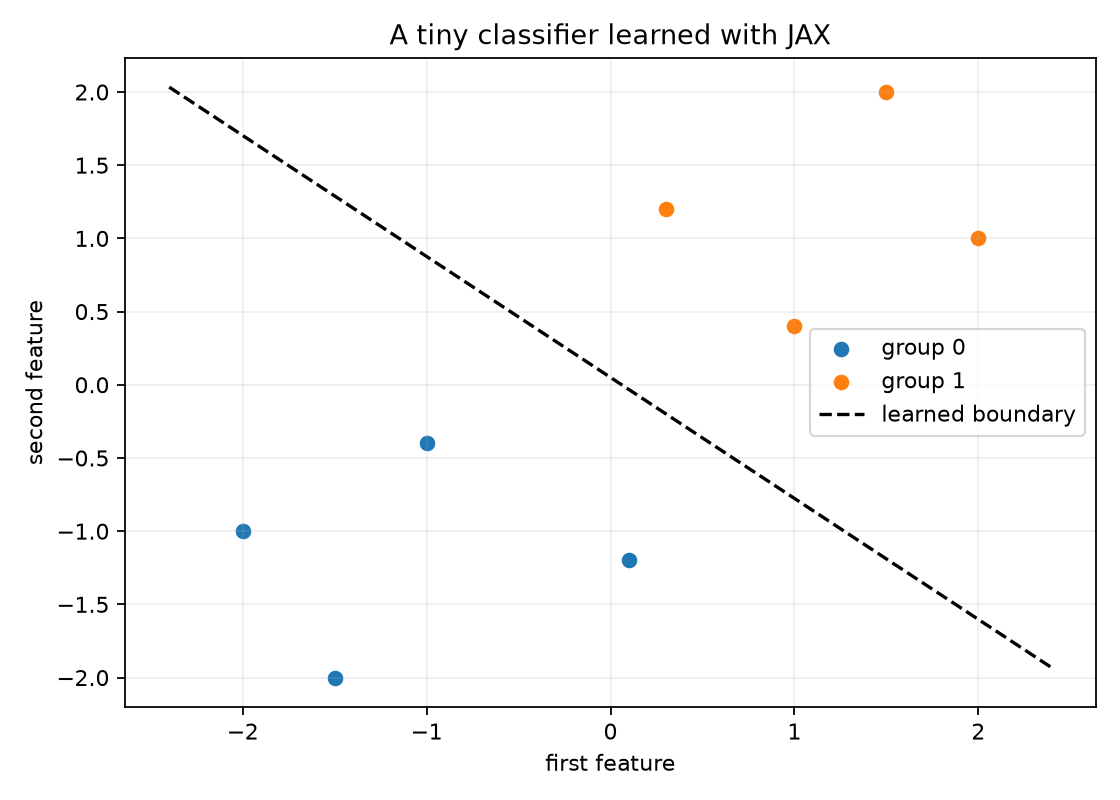

Recreate this plot in Python.
"""A small binary classifier trained with JAX gradients."""

import jax
import jax.numpy as jnp


def predict_probabilities(params, x):
    scores = x @ params[:2] + params[2]
    return jax.nn.sigmoid(scores)


def logistic_loss(params, x, y):
    scores = x @ params[:2] + params[2]
    # This version also behaves nicely when a score gets quite large.
    return jnp.mean(jnp.logaddexp(0.0, scores) - y * scores)


def check_data(x, y):
    x = jnp.asarray(x, dtype=float)
    y = jnp.asarray(y, dtype=float)

    if x.ndim != 2 or x.shape[1] != 2 or x.shape[0] == 0:
        raise ValueError("x needs to contain rows with two features")
    if y.ndim != 1 or y.shape[0] != x.shape[0]:
        raise ValueError("y needs one label for every row in x")
    if not bool(jnp.all((y == 0) | (y == 1))):
        raise ValueError("the labels need to be zero or one")

    return x, y


def train_classifier(x, y, step_size=0.2, steps=200):
    """Learn two weights and an intercept with gradient descent."""
    x, y = check_data(x, y)
    if step_size <= 0 or steps < 0:
        raise ValueError("step_size must be positive and steps cannot be negative")

    # The last value is the intercept, so I do not add a column of ones to x.
    params = jnp.zeros(3)
    losses = [float(logistic_loss(params, x, y))]
    gradient = jax.grad(logistic_loss)

    for _ in range(steps):
        params = params - step_size * gradient(params, x, y)
        losses.append(float(logistic_loss(params, x, y)))

    return params, losses


def classify(params, x, threshold=0.5):
    if not 0 < threshold < 1:
        raise ValueError("threshold needs to be between zero and one")
    x = jnp.asarray(x, dtype=float)
    return (predict_probabilities(params, x) >= threshold).astype(int)


def save_plot(params, x, y, filename="jax_logistic_regression.png"):
    import matplotlib.pyplot as plt

    x, y = check_data(x, y)
    fig, ax = plt.subplots(figsize=(7, 5))
    ax.scatter(x[y == 0, 0], x[y == 0, 1], label="group 0", color="tab:blue")
    ax.scatter(x[y == 1, 0], x[y == 1, 1], label="group 1", color="tab:orange")

    weight_1, weight_2, intercept = [float(value) for value in params]
    if abs(weight_2) > 1e-10:
        left = float(jnp.min(x[:, 0])) - 0.4
        right = float(jnp.max(x[:, 0])) + 0.4
        line_x = jnp.array([left, right])
        line_y = -(weight_1 * line_x + intercept) / weight_2
        ax.plot(line_x, line_y, "--", color="black", label="learned boundary")

    ax.set_xlabel("first feature")
    ax.set_ylabel("second feature")
    ax.set_title("A tiny classifier learned with JAX")
    ax.legend()
    ax.grid(alpha=0.2)
    fig.tight_layout()
    fig.savefig(filename, dpi=160)
    plt.close(fig)


def run_example():
    x = jnp.array(
        [
            [-2.0, -1.0],
            [-1.5, -2.0],
            [-1.0, -0.4],
            [0.1, -1.2],
            [0.3, 1.2],
            [1.0, 0.4],
            [1.5, 2.0],
            [2.0, 1.0],
        ]
    )
    y = jnp.array([0, 0, 0, 0, 1, 1, 1, 1])

    params, losses = train_classifier(x, y)
    predictions = classify(params, x)
    accuracy = float(jnp.mean(predictions == y))

    print("Separating two small groups of points")
    print(f"Starting loss:     {losses[0]:.4f}")
    print(f"After 20 updates:  {losses[20]:.4f}")
    print(f"After 200 updates: {losses[-1]:.4f}")
    print(f"Training accuracy: {accuracy:.0%}")
    print(f"Learned values:    {params}")

    save_plot(params, x, y)
    print("Saved jax_logistic_regression.png")


if __name__ == "__main__":
    run_example()
